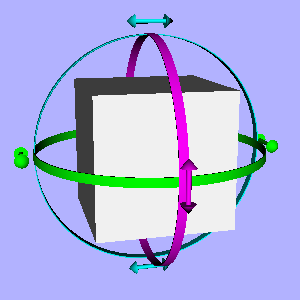

This figure's Python source:
#!/usr/bin/env python
# Demonstrate vtkOrientationWidget controlling the orientation of a cube actor.

import vtkmodules.vtkInteractionStyle  # noqa: F401
import vtkmodules.vtkRenderingFreeType  # noqa: F401
import vtkmodules.vtkRenderingOpenGL2  # noqa: F401

from vtkmodules.vtkFiltersSources import vtkCubeSource
from vtkmodules.vtkInteractionStyle import vtkInteractorStyleTrackballCamera
from vtkmodules.vtkInteractionWidgets import (
    vtkOrientationRepresentation,
    vtkOrientationWidget,
)
from vtkmodules.vtkRenderingCore import (
    vtkActor,
    vtkPolyDataMapper,
    vtkProperty,
    vtkRenderWindow,
    vtkRenderWindowInteractor,
    vtkRenderer,
)

# Source
cube_source = vtkCubeSource()

# Mapper + Actor
cube_mapper = vtkPolyDataMapper()
cube_mapper.SetInputConnection(cube_source.GetOutputPort())

cube_actor = vtkActor()
cube_actor.SetMapper(cube_mapper)

# Renderer
renderer = vtkRenderer()
renderer.AddActor(cube_actor)
renderer.SetBackground(0.7, 0.7, 1.0)

# Render window
render_window = vtkRenderWindow()
render_window.AddRenderer(renderer)
render_window.SetWindowName("orientation widget")
render_window.SetMultiSamples(0)
render_window.SetSize(300, 300)

# Interactor
style = vtkInteractorStyleTrackballCamera()

interactor = vtkRenderWindowInteractor()
interactor.SetRenderWindow(render_window)
interactor.SetInteractorStyle(style)


# Callback syncs the cube actor orientation with the widget
def orientation_callback(caller, event_string):
    widget_rep = caller.GetRepresentation()
    cube_actor.SetOrientation(widget_rep.GetOrientation())


# Widget
orientation_rep = vtkOrientationRepresentation()
orientation_rep.PlaceWidget(cube_actor.GetBounds())
orientation_rep.ShowArrowsOn()
orientation_rep.SetArrowDistance(0.05)
orientation_rep.SetArrowLength(0.1)
orientation_rep.SetArrowTipLength(0.35)
orientation_rep.SetArrowTipRadius(0.03)
orientation_rep.SetArrowShaftRadius(0.01)
orientation_rep.GetPropertyX(False).SetColor(1.0, 0.0, 1.0)
orientation_rep.GetPropertyY(True).SetColor(1.0, 1.0, 0.0)

property_z = vtkProperty()
property_z.SetColor(0.0, 1.0, 1.0)
orientation_rep.SetPropertyZ(False, property_z)

orientation_widget = vtkOrientationWidget()
orientation_widget.SetInteractor(interactor)
orientation_widget.SetRepresentation(orientation_rep)
orientation_widget.AddObserver("InteractionEvent", orientation_callback)
orientation_widget.On()

# Scene
camera = renderer.GetActiveCamera()
camera.SetPosition(1.0, 1.0, -4.0)
renderer.ResetCameraClippingRange()

interactor.Initialize()
interactor.Start()
